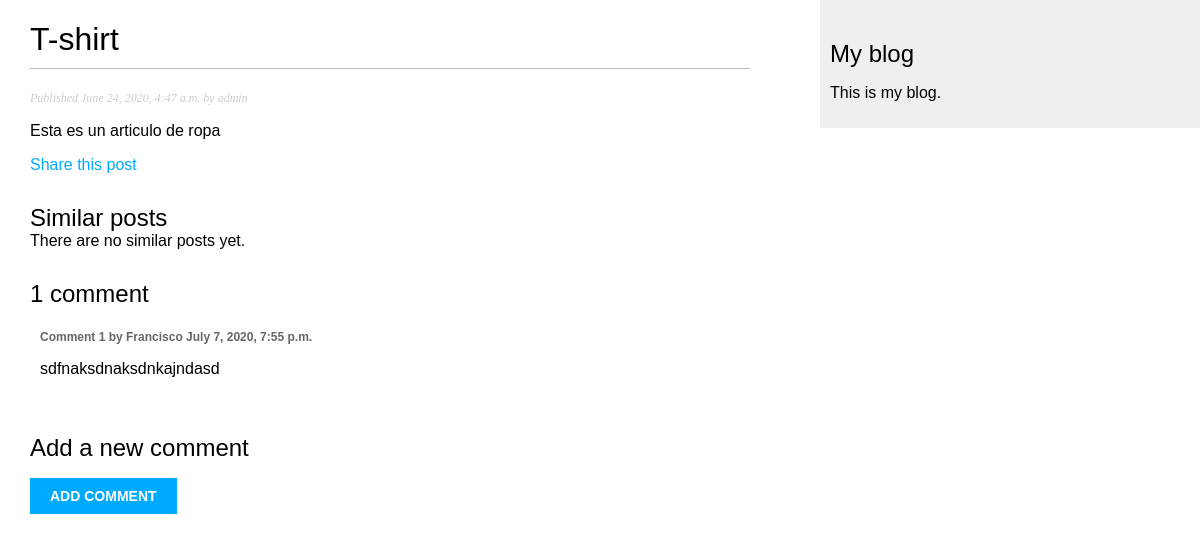
The page /blog/2020/6/24/t-shirt/ on the database its author committed.
### blog/models.py (models this page shows, shortened)
class Post(models.Model):
    STATUS_CHOICES = (
        ('draft', 'Draft'),
        ('published', 'Published')
    )
    title = models.CharField(max_length=250)
    slug = models.SlugField(max_length=250, unique_for_date='publish')
    author = models.ForeignKey(User, on_delete=models.CASCADE, related_name='blog_posts')
    body = models.TextField()
    publish = models.DateTimeField(default=timezone.now)
    created = models.DateTimeField(auto_now_add=True)
    updated = models.DateTimeField(auto_now=True)
    status = models.CharField(max_length=10, choices=STATUS_CHOICES, default='draft')
    objects = models.Manager()
    published = PublishedManager()
    tags = TaggableManager()
    class Meta:
        ordering = ('-publish',)

class Comment(models.Model):
    post = models.ForeignKey(Post, on_delete=models.CASCADE, related_name='comments')
    name = models.CharField(max_length=80)
    email = models.EmailField()
    body = models.TextField()
    created = models.DateTimeField(auto_now_add=True)
    updated = models.DateTimeField(auto_now=True)
    active = models.BooleanField(default=True)
    class Meta:
        ordering = ('created',)

### blog/views.py (the view, shortened to what this page needs)
# urls.py: path('<int:year>/<int:month>/<int:day>/<slug:post>/', views.post_detail, name='post_detail'),
def post_detail(request, year, month, day, post):
    post = get_object_or_404(Post, slug=post,
                                   status='published',
                                   publish__year=year,
                                   publish__month=month,
                                   publish__day=day)
    comments = post.comments.filter(active = True)
    new_comment = None
    comment_form = None
    return render(request,
                  'blog/post/detail.html',
                  {'post': post,
                   'comments': comments,
                   'new_comment': new_comment,
                   'comment_form': comment_form} )

### blog/templates/blog/post/detail.html (shortened to what this page needs)
{% extends "blog/base.html" %}
{% block content %}
  <h1>{{ post.title }}</h1>
  <p class="date">
    Published {{ post.publish }} by {{ post.author }}
  </p>
  {{ post.body|linebreaks }}
  <p>
    <a href="{% url "blog:post_share" post.id %}">
      Share this post
    </a>
  </p>
  <h2>Similar posts</h2>
  {% for post in similar_posts %}
    <p>
      <a href="{{ post.get_absolute_url }}">{{ post.title }}</a>
    </p>
  {% empty %}
    There are no similar posts yet.
  {% endfor %}
  {% with comments.count as total_comments %}
    <h2>
      {{ total_comments }} comment{{ total_comments|pluralize }}
    </h2>
  {% endwith %}
  {% for comment in comments %}
    <div class="comment">
      <p class="info">
        Comment {{ forloop.counter }} by {{ comment.name }}
        {{ comment.created }}
      </p>
      {{ comment.body|linebreaks }}
    </div>
  {% empty %}
    <p>There are no comments yet.</p>
  {% endfor %}
  {% if new_comment %}
    <h2>Your comment has been added.</h2>
  {% else %}
    <h2>Add a new comment</h2>
    <form method="post">
      <p><input type="submit" value="Add comment"></p>
    </form>
  {% endif %}
{% endblock %}

### blog/static/css/blog.css (style rules this page uses)
body { margin:0; padding:0; font-family:helvetica, sans-serif; }
a { color:#00abff; text-decoration:none; }
h1 { font-weight:normal; border-bottom:1px solid #bbb; padding:0 0 10px 0; }
h2 { font-weight:normal; margin:30px 0 0; }
p.date { color:#ccc; font-family: georgia, serif; font-size: 12px; font-style: italic; }
input, textarea { clear:both; float:left; margin:0 0 10px; background:#ededed; border:0; padding:6px 10px; font-size:12px; }
input[type=submit] { font-weight:bold; background:#00abff; color:#fff; padding:10px 20px; font-size:14px; text-transform:uppercase; }
.comment { padding:10px; }
.comment .info { font-weight:bold; font-size:12px; color:#666; }

### rows shown on the page
Post: title "T-shirt", publish "June 24, 2020, 4:47 a.m.", author "admin", body "Esta es un articulo de ropa"
Comment: name "Francisco", created "July 7, 2020, 7:55 p.m.", body "sdfnaksdnaksdnkajndasd"

### other values the page prints
{{ total_comments }} "1"
